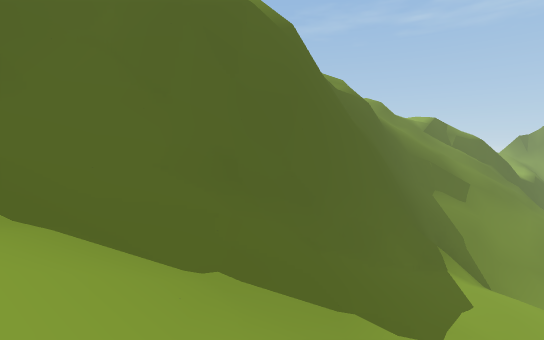
[1] (above)

22 first-person views from a walk through a 3-D level made in the Unity game engine. The camera is 1.4 m above the floor, tilts 4° down and sees 85° across. The floor is counted in squares, 2 m on a side. Each view is taken from the middle of a square. On the plan, view 1 faces up. The plan holds only what a view shows up to about 10 squares ahead; the rest is blank. The place goes on beyond the plan. Some surface patterns are stand-ins.

[2]
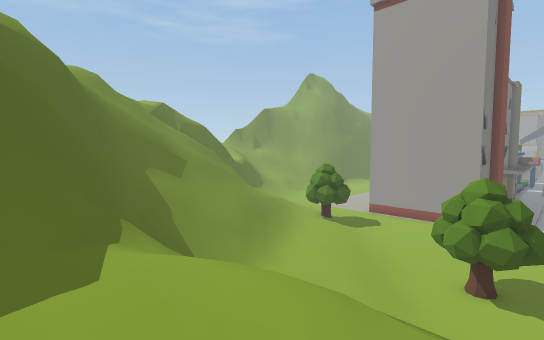

[3]
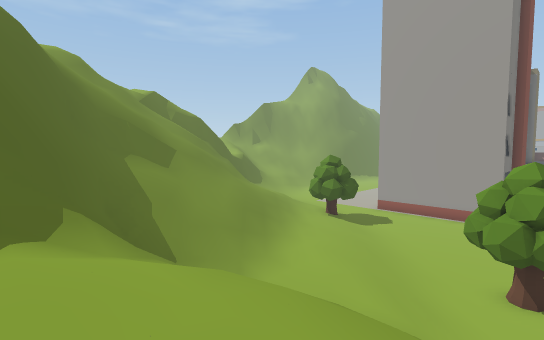

[4]
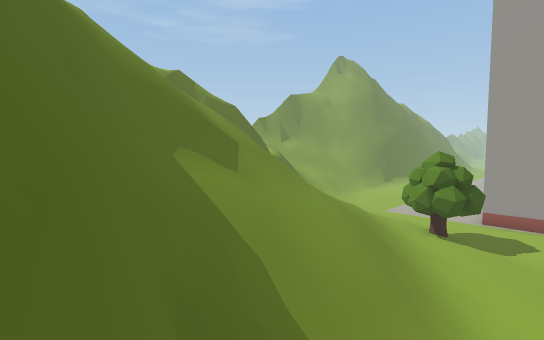

[5]
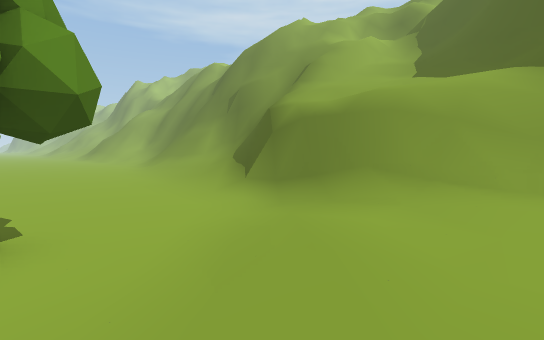

[6]
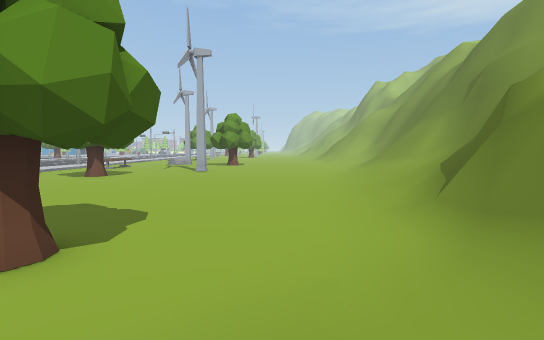

[7]
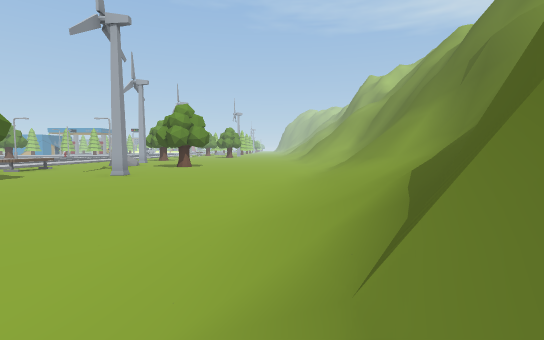

[8]
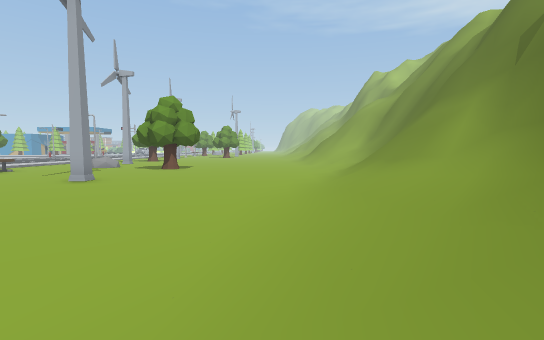

[9]
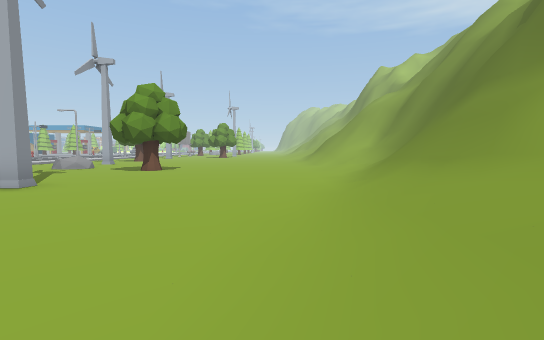

[10]
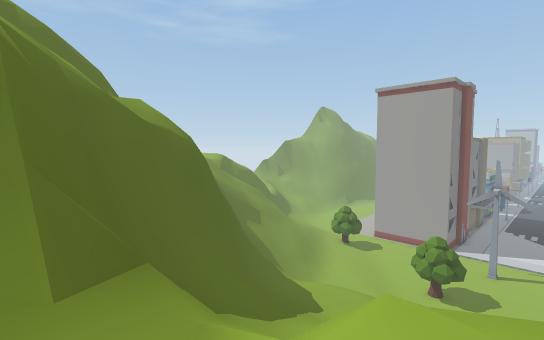

[11]
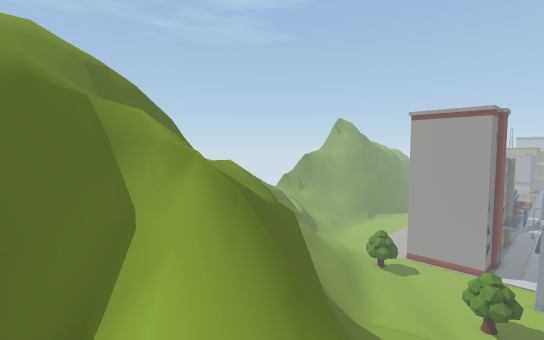

[12]
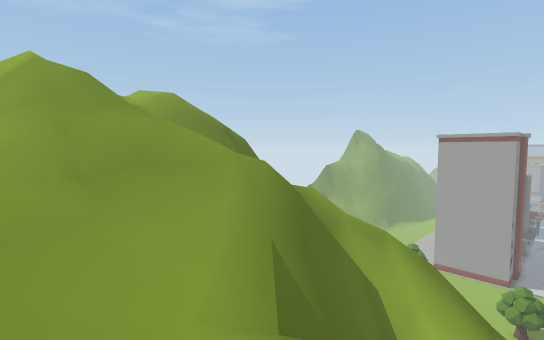

[13]
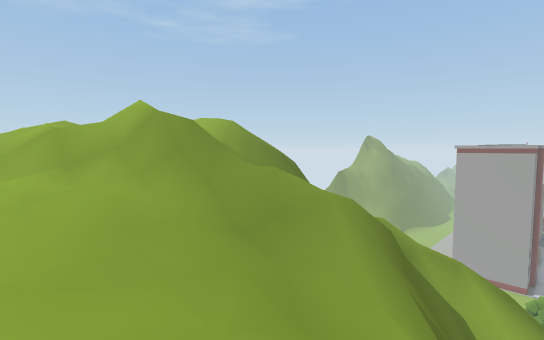

[14]
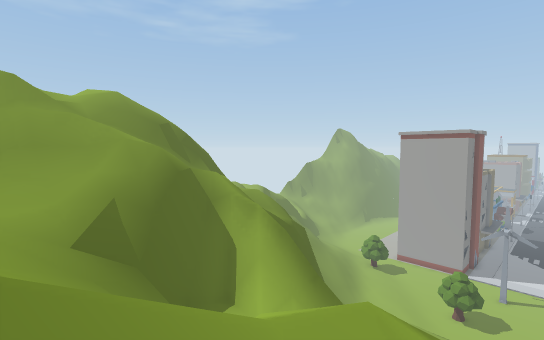

[15]
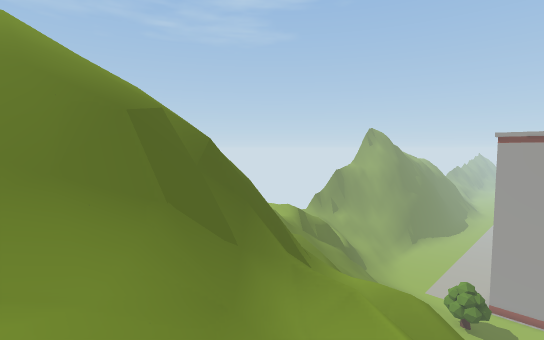

[16]
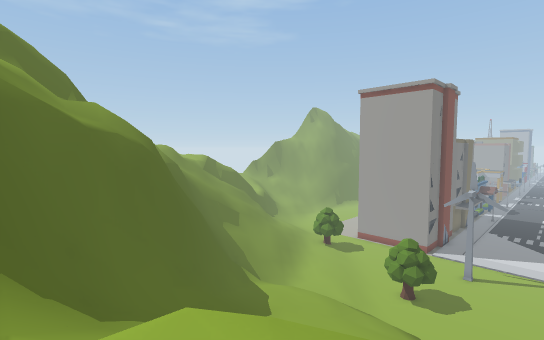

[17]
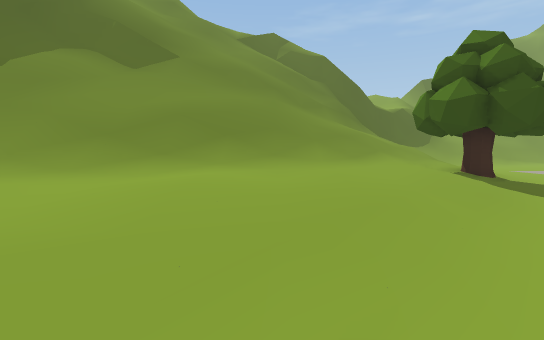

[18]
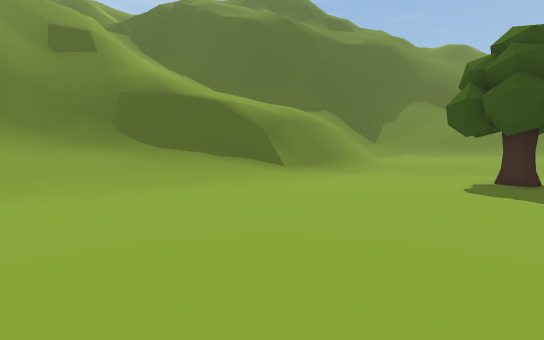

[19]
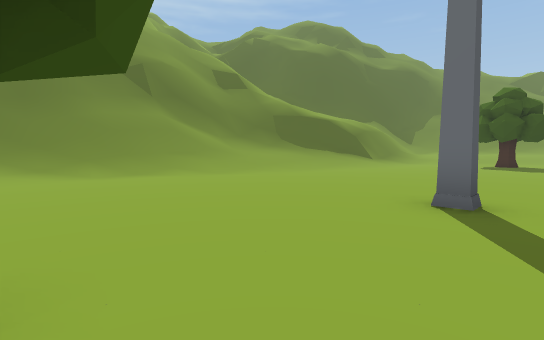

[20]
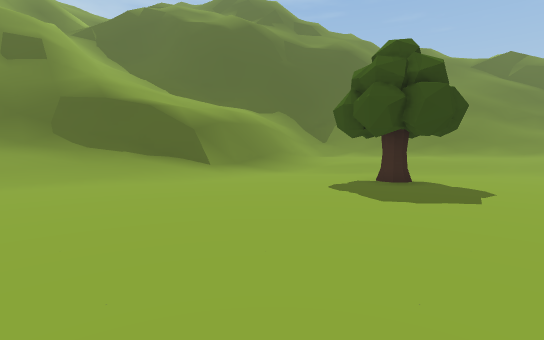

[21]
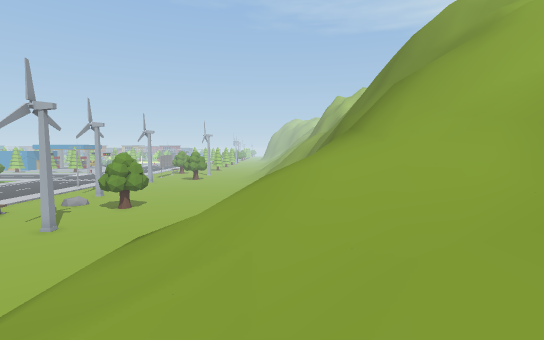

[22]
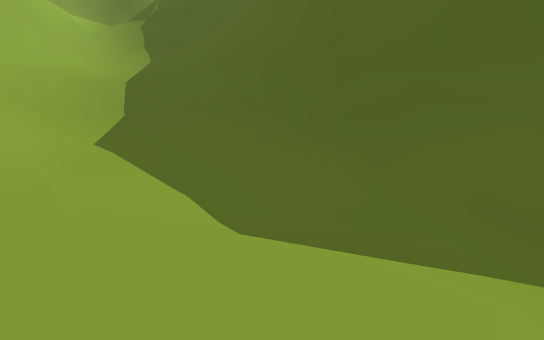

### Floor plan
Key: @ floor where view 1 was taken; # wall or solid block; . main floor; : floor 0.75 m higher than the main floor; + floor 4.75 m higher than the main floor; * floor 5.5 m higher than the main floor; % floor 15.25 m higher than the main floor; & floor 22.5 m higher than the main floor; $ floor 25.5 m higher than the main floor; / step, stairs or slope; = window, fence, low wall or low ledge; v drop or lower ground; O other object.
Columns run from 13 left of view 1 to 14 right of it. Each row starts with its distance up from view 1.
 18                    /v
 17                    /=
 16
 15                  =
 14                  =////////=/
 13                   //////////
 12        ///      /v###///////
 11 //   $/////##   v##/////////
 10 //// ////v##=  vv#////////:O
  9 ///////###///  v ##/////::..
  8 ////=/////////vv##/////::...
  7 /&///////////=v##////:::....
  6 /////////////vv#////::......
  5 ///////=////v##/+///:.......
  4 &/////v=/vv##///+//#/.......
  3   ///##//v##/////+/#/.......
  2 /  ///%//##////*///#/...O...
  1   //   //##////////#........
  0    / //#/////@//////........
 -1    ///v# //=//////#/........
 -2    /   // ////#=/##/........
 -3        # ////#==##//........
 -4           //=#=##///........
 -5          /// /=##//.........
 -6          #/#//##///.........
 -7            ##/#////.........
 -8             ###////......O..
 -9             ###///..........
-10             ###///..........
-11               #///..........
-12               #//.......O...

Positions as (right, up) in squares from view 1, and headings:
1: (0, 0), facing up
2: (2, 1), facing up-right
3: (3, 2), facing up-right
4: (4, 7), facing up-right
5: (11, 6), facing down-left
6: (9, 5), facing down
7: (7, 2), facing down
8: (7, 0), facing down
9: (7, -2), facing down
10: (-5, -2), facing up-right
11: (-7, 0), facing up-right
12: (-11, 1), facing up-right
13: (-13, 2), facing up-right
14: (-10, -2), facing up-right
15: (-6, 6), facing up-right
16: (-4, -3), facing up-right
17: (11, 4), facing up
18: (12, -5), facing up-left
19: (13, -12), facing up-left
20: (14, -4), facing up-left
21: (3, 4), facing down
22: (4, 4), facing left
